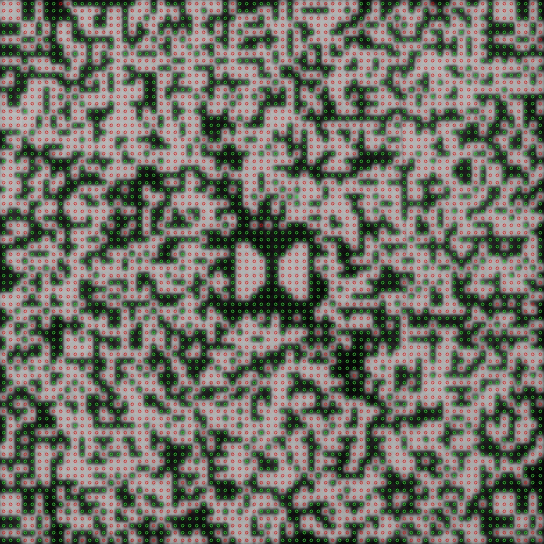
#> input picture src/srd-recognize/media/recognized.jpg, 1087 x 1087 px (shown at 1/2 size)
$ python -i srd_fixel_frame.py   (imports and definitions only)
#> lines starting #> are read from the running program, lines starting #| are printed output that depends on the picture
import cv2 as cv
import numpy as np
import imutils

from utils import template_match_resize, adaptive_threshold, warp_to_rect
from known_patterns import KNOWN_PATTERNS

CORNER_INNER = 'patterns/corner_7x7_100.png'
CORNER = 'patterns/corner_126x126_linear.png'

REDUCTION_AMOUNT = 0.3 # how much of a fixel (from the center) to look at in order to determine its value
CORNER_REDUCTION_PIXELS = 3 # how many pixels to trim round the side of the image once its found corners
THRESHOLD_VALUE = 127 # at what value (from 0 to 255) we should consider a pixel to be black

# The following values should be constant for SR•D on film
BLACK_FIXEL_VALUE = False # whether a black fixel is a True or False
RESOLUTION = 76 # how many pixels there are in the x and y direction
BYTE_WIDTH = 2
BYTE_HEIGHT = 4


class SRDFixelFrame():
    def __init__(self, img):
        self.original_img = img
        self.colour_img = img.copy()
        self.grey_img = cv.cvtColor(img, cv.COLOR_BGR2GRAY)
        self.img_height, self.img_width = self.grey_img.shape
        self.corner_scale = 1.0
        self.thresholded = None
        self.reframed = None

    # [6 lines left out: function detect_corner_scale, not called in this run]

    def find_corners(self):
        template = cv.imread(CORNER, 0)
        template = imutils.resize(template, width = round(template.shape[1] * self.corner_scale))
        mid_x = round(self.img_width / 2)
        mid_y = round(self.img_height / 2)
        top_left_img = self.grey_img[0:mid_y, 0:mid_x]
        top_right_img = self.grey_img[0:mid_y, mid_x:self.img_width]
        bottom_left_img = self.grey_img[mid_y:self.img_height, 0:mid_x]
        bottom_right_img = self.grey_img[mid_y:self.img_height, mid_x:self.img_width]
        self.top_left_corner = self.__find_corner(template, top_left_img, (0, 0))
        self.top_right_corner = self.__find_corner(template, top_right_img, (mid_x, 0))
        self.bottom_left_corner = self.__find_corner(template, bottom_left_img, (0, mid_y))
        self.bottom_right_corner = self.__find_corner(template, bottom_right_img, (mid_x, mid_y))

    # [48 lines left out: functions __find_corner, draw_grid, __precise_corner, not called in this run]

    def apply_thresholding(self):
        self.thresholded = adaptive_threshold(self.grey_img)

    # [105 lines left out: functions reframe, get_fixel_value, label_fixel, get_byte_value, decode, check_known_patterns and 2 more, not called in this run]

>>> import cv2
>>> picture = cv2.imread('media/recognized.jpg')
#> picture is the input picture: shape (1087, 1087, 3); mean B, G, R 103.7, 113.2, 113.7
>>> result = SRDFixelFrame(picture).find_corners()
#> in __init__, `self.grey_img = cv.cvtColor(img, cv.COLOR_BGR2GRAY)`:
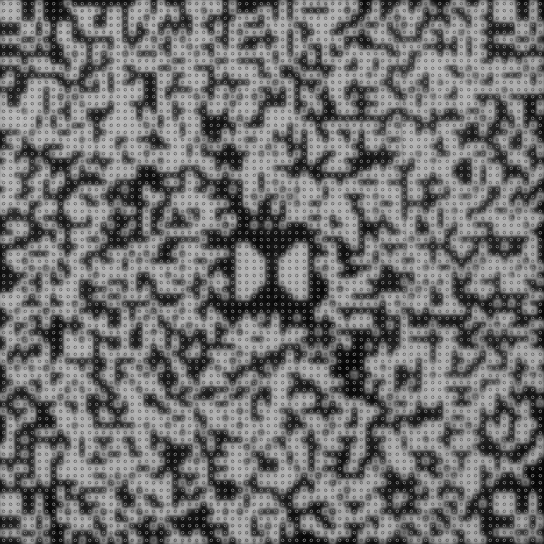
#> self.grey_img: shape (1087, 1087) (shown at 1/2 size); min 0, max 191, mean 112.3
#> (the run stopped early here; a loop or call above may not have finished)
